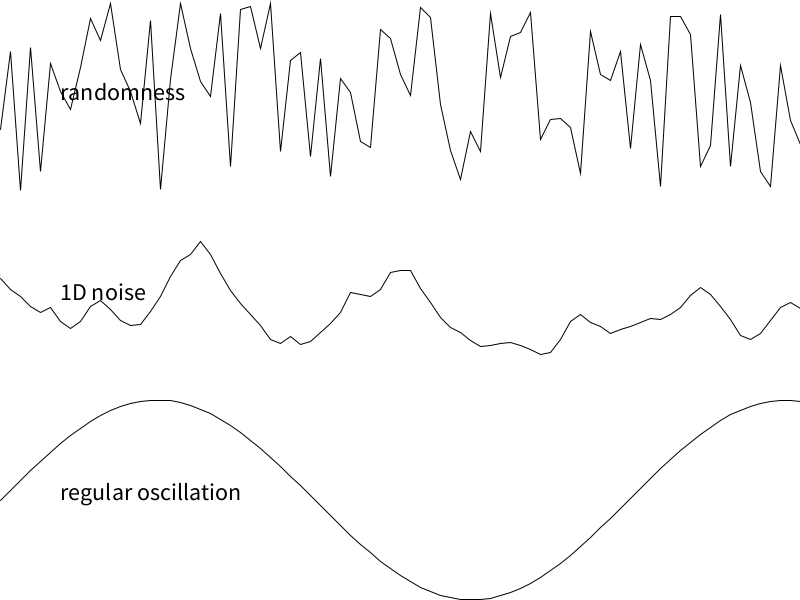
Frame 1 (no input)
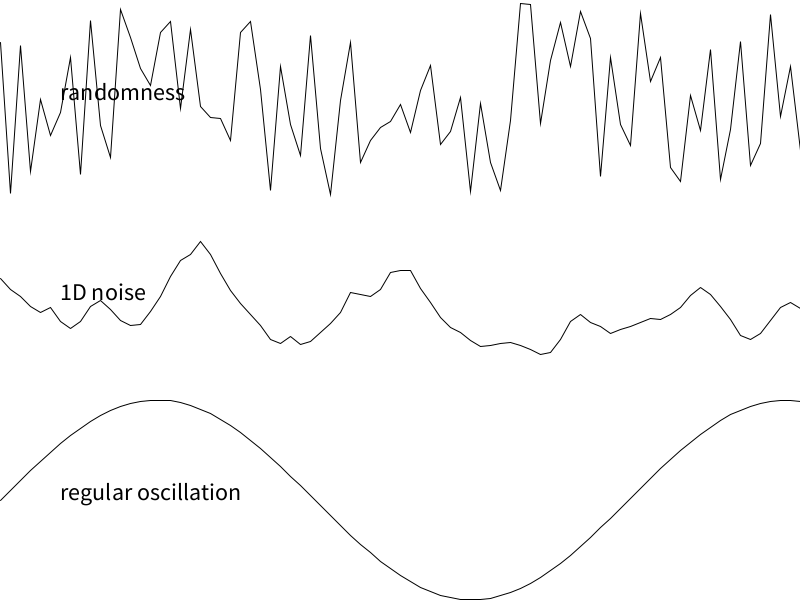
Frame 2 (the mouse pressed at the canvas centre, redrawn once)

The Processing sketch that drew these frames (run headless with seeded random() and noise(); the mouse was pressed at the canvas centre and the sketch redrawn once):

// Processing sketch: w12h_1dNoise
// ── w12h_1dNoise.pde
// 1D noise vs. sin vs. random
// bryan ma for code 2 sp 19

void setup() {
  size(800, 600);
  noLoop();
}

void drawRandomness() {
  fill(0);
  textSize(24);
  text("randomness", 60, 100);
  beginShape();
  noFill();
  for (int i = 0; i <= width; i += 10) {
    vertex(i, random(0, height/3));
  }
  endShape();
}

void drawNoise() {
  fill(0);
  textSize(24);
  text("1D noise", 60, height/2);
  beginShape();
  noFill();
  for (int i = 0; i <= width; i += 10) {
    vertex(i, map(sin(i * 0.01), -1, 1, height, 2 * height/3));
  }
  endShape();
}

void drawOscillation() {
  fill(0);
  textSize(24);
  text("regular oscillation", 60, 500);
  beginShape();
  noFill();
  for (int i = 0; i <= width; i += 10) {
    vertex(i, map(noise(i * 0.01), 0, 1, 2 * height/3, height/3));
  }
  endShape();
}

void draw() {
  background(255);
  drawRandomness();
  drawNoise();
  drawOscillation();
}
